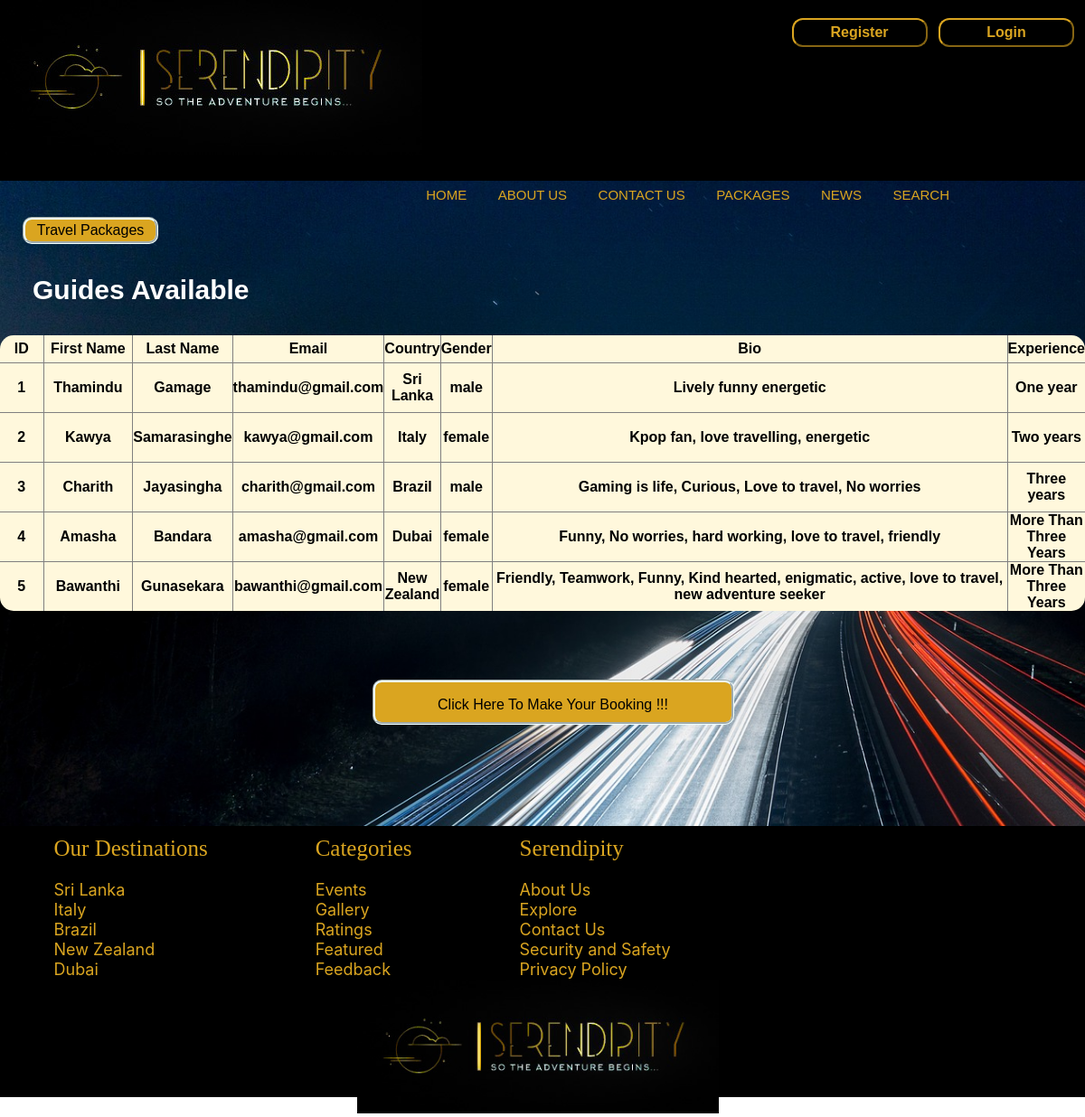
Page /Serendipity/Guideavailable.php on the committed database.
### tables this page shows
CREATE TABLE `regtourguide` (
  `id` int(100) NOT NULL,
  `firstName` varchar(20) NOT NULL,
  `lastName` varchar(20) NOT NULL,
  `dob` date NOT NULL,
  `email` varchar(40) NOT NULL,
  `passportno` varchar(10) NOT NULL,
  `Password` varchar(15) NOT NULL,
  `country` varchar(20) NOT NULL,
  `gender` varchar(6) NOT NULL,
  `bio` varchar(500) NOT NULL,
  `experience` varchar(50) NOT NULL
);

### Serendipity/Guideavailable.php (the view, shortened to what this page needs)
<!DOCTYPE html>
<html>
    <head>
        <link rel="stylesheet" type="text/css" href="css/Guidesavailable.css">
        <link rel="stylesheet" type="text/css" href="css/guideavailablehead.css">
        <link rel="stylesheet" type="text/css" href="css/footer.css">
    </head>
    <div>
    <nav>
    <div class="btn ">
    <a href="../pageselect/registerSelector.html"><button class="button1" name="btn1 "><b>Register</b></button></a>
        <a href="../pageselect/LoginSelector.html"><button class="button1" name="btn1 "><b>Login</b></button></a>
    </div>
        <a class="log" href="../Home/home.html"><img id="logo" src="Images/logo.jpg" alt="logo"></a>
        <ul class="nav-ul">
            <li><a id="nav"  href="../Home/home.html">Home</a></li>
            <li><a id="nav" href="../Stars/AboutUs.php">About Us</a></li>
            <li><a id="nav" href="../Contact/php/send.php">Contact Us</a></li>
            <li><a id="nav" href="../Packages/Packages.html">Packages</a></li>
            <li><a id="nav" href="https://edition.cnn.com/">News</a></li>
            <li><a id="nav" href="https://www.google.com/">Search</a></li>
        </ul>
    </nav>
</div>
    <br><br>
 <body>
 <a  href="../Packages/Packages.html"> <button id="b" style="width:150px; height:30px; margin-left:25px; border-radius:10px;">Travel Packages</button></a>
        <br>
        <br>
        <div class="header">
            <h2><b>Guides Available</b></h2>
        </div>
    <center>
    <table border="5" width="relative" style=" font-family:Arial, Helvetica, sans-serif; background-color:cornsilk; border-style:hidden; border-collapse:collapse; font-weight:bold; border-radius:15px; ">
        <tr>
            <th style="width:50px; height:30px;">ID</th>
            <th style="width:100px;height:30px;">First Name</th>
            <th style="width:50px;height:30px;">Last Name</th>
            <th style="width:50px;height:30px;">Email</th>
            <th style="width:50px;height:30px;">Country</th>
            <th style="width:50px;height:30px;">Gender</th>
            <th style="width:600px;height:30px;">Bio</th>
            <th style="width:50px;height:30px;">Experience</th>
    </tr>
    <br>
            <?php
                $conn = mysqli_connect("localhost","root","","onlinetourguide");
                $sql = "SELECT id, firstName, lastName, dob, email, passportno, country, gender, bio, experience  from regtourguide";
                $result = $conn-> query($sql);
                if($result -> num_rows > 0){
                    while($row = $result-> fetch_assoc()){
                        echo "
                        <tr>
                        <td> <br><center>". $row["id"]. "</center><br></td>
                        <td><center>". $row["firstName"]. "</center></td>
                        <td><center>". $row["lastName"]. "</center></td>
                        <td><center>". $row["email"]. "</center></td>
                        <td><center>". $row["country"]. "</center></td>
                        <td><center>". $row["gender"]. "</center></td>
                        <td><center>". $row["bio"]. "</center></td>
                        <td><center>". $row["experience"]. "</center></td>
                        </tr>";
                    }
                    echo "</table>";
                }
                else{
                    echo "0 result";
                }
            ?>
        <br><br><br><br>
        <a  href="../Booking/addBooking.php">
        <button id="book" style="width:400px; height:50px; margin-left:25px; border-radius:10px;">
           Click Here To Make Your Booking !!!
        </button>
        </a>
    <br><br><br>
      </center>
        <br><br><br><br>
 </body>
 <div id="footer1">
    <p class="add"><span class="sp">Our Destinations</span><br/><br/><a class="foot" href="../Countries/Sri Lanka.html">Sri Lanka</a><br/><a class="foot" href="../Countries/Italy.html">Italy</a><br/><a class="foot" href="../Countries/Brazil.html">Brazil</a>
        <br><a class="foot" href="../Countries/New Zealand.html">New Zealand</a><br><a class="foot" href="../Countries/Dubai.html">Dubai</a><br> </p>
        <p class="add"><span class="sp">Categories</span><br/><br/><a class="foot" href="https://www.internationaltraveller.com/world/worlds-absolute-must-do-festivals/">Events</a><br/><a class="foot" href="../Gallery/galllery.html">Gallery</a><br/><a class="foot" href="../Stars/AboutUs.php">Ratings</a><br/><a class="foot" href="../Serendipity/Guideavailable.php">Featured</a><br/><a class="foot" href="../Contact/php/Previous_ex.php">Feedback</a>
        </p>
        <p class="add"><span class="sp">Serendipity</span><br/><br/><a class="foot" href="../Stars/AboutUs.php">About Us</a> <br><a class="foot" href="../Packages/Packages.html">Explore</a><br/><a class="foot" href="../Contact/php/send.php">Contact Us</a><br/><a class="foot" href="../Gallery/ppolicy.html">Security and Safety</a>
            <br/><a class="foot" href="../Gallery/ppolicy.html">Privacy Policy</a></p>
        <div class="f-logo">
           <a href="../Home/home.html"> <img id="f-logo" src="../pageselect/Images/logo.jpg" alt="f_logo"></a>
        </div>
      </div>
</html>

### Serendipity/css/Guidesavailable.css (style rules this page uses)
body { background-image:url("../Images/nature-3824498_1280.jpg"); background-repeat: no-repeat; background-size: cover; }
.header { position: relative; color: rgb(255, 255, 255); padding:15px; font-size: 20px; font-family: 'Trebuchet MS', 'Lucida Sans Unicode', 'Lucida Grande', 'Lucida Sans', Arial, sans-serif; padding-left: 3%; padding-top: 1%; }
#book { background-color: goldenrod; border:azure; color: rgb(0, 0, 0); padding: 16px 32px; text-align: center; font-size: 16px; margin: 4px 2px; transition: 0.3s; border-radius: 25px; border-style: groove; }
#b { background-color: goldenrod; border:azure; color: rgb(0, 0, 0); text-align: center; font-size: 16px; margin: 4px 2px; transition: 0.3s; border-radius: 25px; border-style: groove; }

### Serendipity/css/guideavailablehead.css (style rules this page uses)
* { padding: 0; margin: 0; text-decoration: none; list-style: none; box-sizing: border-box; }
nav { background: rgb(0, 0, 0); height: 200px; width: 100%; font-family: 'Oswald', sans-serif; z-index: 1; }
.btn { color: none; text-align: right; display: block; padding-right: 4px; margin-top: 20px; position: relative; float: right; }
.button1 { background-color: black; border-color: goldenrod; color: goldenrod; width: 150px; padding: 5px 2px 5px 2px; text-align: center; text-decoration: none; display: inline-block; font-size: 16px; border-radius: 12px; cursor: pointer; margin-right: 8px; }
nav ul { color: #e50000; float: right; margin-right: 4%; margin-top: 60px; position: relative; }
nav ul li { display: inline-block; line-height: 80px; margin-right: 30px; }
nav ul li a { color: goldenrod; font-size: 15px; text-transform: uppercase; border-radius: 5px; }
@media (max-width:1474px) { nav ul { margin-right: 0px; } }
@media (max-width:1324px) { nav ul { margin-top: 0px; margin-right: 10%; } }

### Serendipity/css/footer.css (style rules this page uses)
#footer1 { bottom: 0; width: 100%; background-color: #000000; text-align: center; height: 300px; padding-right: 10px; padding-bottom: 65px; }
.add { display: block; float: left; left: 5%; margin-top: 1%; margin-right: 5%; color: goldenrod; font-size: 18px; margin-left: 5%; text-align: left; background-color: #000000; }
.sp { font-size: 25px; }
@media (max-width:1255px) { #f-logo { width: 400px; } }
.foot { text-decoration: none; color: goldenrod; font-family:-apple-system, BlinkMacSystemFont, 'Segoe UI', Roboto, Oxygen, Ubuntu, Cantarell, 'Open Sans', 'Helvetica Neue', sans-serif ; }

### rows in the picture
regtourguide: id "1", firstName "Thamindu", lastName "Gamage", email "thamindu@gmail.com", country "Sri Lanka", gender "male", bio "Lively funny energetic", experience "One year"
regtourguide: id "2", firstName "Kawya", lastName "Samarasinghe", email "kawya@gmail.com", country "Italy", gender "female", bio "Kpop fan, love travelling, energetic", experience "Two years"
regtourguide: id "3", firstName "Charith", lastName "Jayasingha", email "charith@gmail.com", country "Brazil", gender "male", bio "Gaming is life, Curious, Love to travel, No worries", experience "Three years"
regtourguide: id "4", firstName "Amasha", lastName "Bandara", email "amasha@gmail.com", country "Dubai", gender "female", bio "Funny, No worries, hard working, love to travel, friendly", experience "More Than Three Years"
regtourguide: id "5", firstName "Bawanthi", lastName "Gunasekara", email "bawanthi@gmail.com", country "New Zealand", gender "female", bio "Friendly, Teamwork, Funny, Kind hearted, enigmatic, active, love to travel, new adventure seeker", experience "More Than Three Years"
